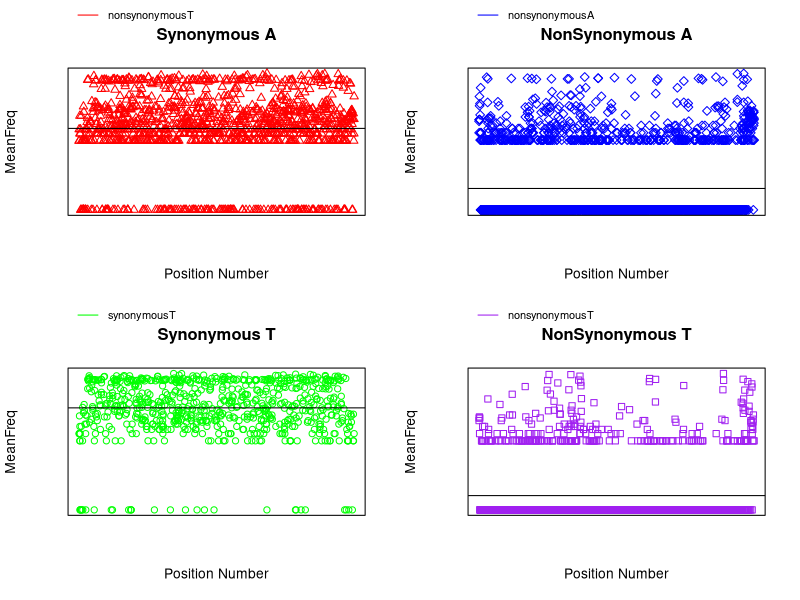
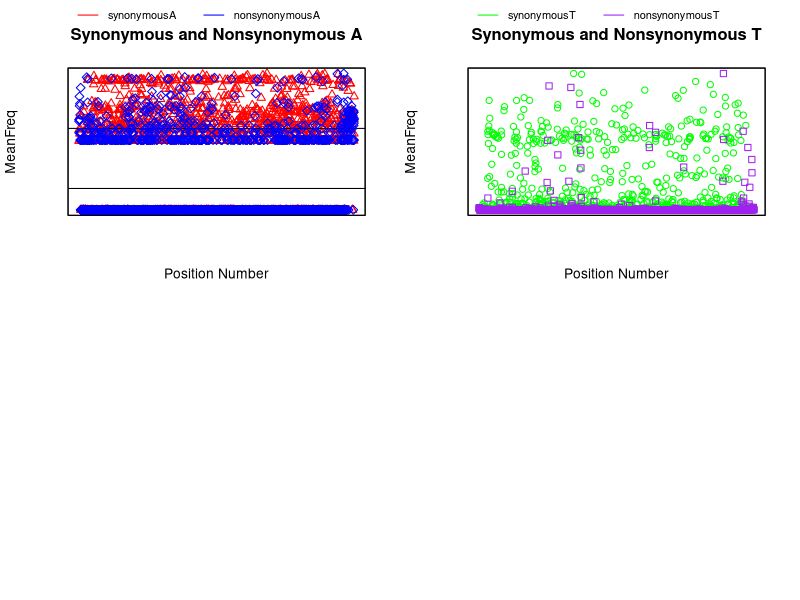

The R script that drew these images, in order: (Note: this script raises an error after producing the figures.)
Dengue<-read.csv("DengueVirus1.fasta_pruned.mu.trim05_DF.csv")

synonymous<-which(Dengue$TypeOfSite=='syn')

synonymousA<-subset(Dengue, wtnt=='a' & TypeOfSite=='syn')
synonymousT<-subset(Dengue, wtnt=='t' & TypeOfSite=='syn') 
synonymous<-rbind(synonymousA, synonymousT)
nonsynonymous<-which(Dengue$TypeOfSite=='nonsyn')

nonsynonymousA<-subset(Dengue, wtnt=='a' & TypeOfSite=='nonsyn')
nonsynonymousT<-subset(Dengue, wtnt=='t' & TypeOfSite=='nonsyn')
nonsynonymous<-rbind(nonsynonymousA, nonsynonymousT)

# hist(Dengue$makesCpG[synonymous],prob=TRUE,breaks=20,main="Synoymous Histogram", xlab= "CpG",ylab= "Number of CpG Sites",col= "black")
# hist(Dengue$makesCpG[nonsynonymous],prob=TRUE,breaks=20,main="Non-Synoymous Histogram", xlab= "CpG",ylab= "Number of CpG Sites",col= "red")
# 
# 
# hist(Dengue$MeanFreq[synonymous],
#      prob=TRUE,breaks=20,main="Synoymous Nonsynoymous Histogram", 
#      xlab= "Mean Frequency",ylab= "Mutation Frequency",col= rgb(1,0,0,0.5))
# hist(Dengue$MeanFreq[nonsynonymous],
#      prob=TRUE,breaks=20,main="Non-Synoymous Histogram", 
#      xlab= "Mean Frequnecy",ylab= "Mutation Frequency",
#      col= rgb(0,0,1,0.5), add=TRUE)
# lines(density(Dengue$MeanFreq[synonymous]),col="red",lwd=2)
# lines(density(Dengue$MeanFreq[nonsynonymous]),col="blue",lwd=2)
# 
# 
# hist(nonsynonymousA$MeanFreq,
#      prob=TRUE,breaks=20,main="Synoymous Nonsynoymous Histogram", 
#      xlab= "Mean Frequency",ylab= "Mutation Frequency",col= rgb(1,0,0,0.5))
# hist(synonymousA$MeanFreq,
#      prob=TRUE,breaks=20,main="Non-Synoymous Histogram", 
#      xlab= "Mean Frequnecy",ylab= "Mutation Frequency",
#      col= rgb(0,0,1,0.5), add=TRUE)
# 
# hist(nonsynonymousT$MeanFreq,
#      prob=TRUE,breaks=20,main="Synoymous Nonsynoymous Histogram", 
#      xlab= "Mean Frequency",ylab= "Mutation Frequency",col= rgb(1,0,0,0.5))
# hist(synonymousT$MeanFreq,
#      prob=TRUE,breaks=20,main="Non-Synoymous Histogram", 
#      xlab= "Mean Frequnecy",ylab= "Mutation Frequency",
#      col= rgb(0,0,1,0.5), add=TRUE)
# plot(synonymousA$num,synonymousA$MeanFreq, col = "red")
# par(new=TRUE)
# plot(nonsynonymousA$num,nonsynonymousA$MeanFreq, col = "blue")
# par(new=TRUE)
# plot(synonymousT$num,synonymousT$MeanFreq, col = "green")
# par(new=TRUE)
# plot(nonsynonymousT$num,nonsynonymousT$MeanFreq, col = "purple")
# par(new=TRUE)
# plot(synonymous$num,synonymous$MeanFreq, col = "red")
# par(new=TRUE)
# plot(nonsynonymous$num,nonsynonymous$MeanFreq)

layout(matrix(c(1,2,3,4), 2, 2, byrow = TRUE))
plot(synonymousA$num,log10(synonymousA$MeanFreq+.000001), col = "red",xaxt="n", yaxt="n",xlab="Position Number", ylab="MeanFreq",main="Synonymous A", pch=2)
abline(h=mean(log10(synonymousA$MeanFreq+.000001)))
legend("topleft",inset=c(0,-0.45), legend=c
       ("nonsynonymousT"),col="red", horiz=TRUE, lty=1:1, cex=0.8,xpd=TRUE,bty='n')

plot(nonsynonymousA$num,log10(nonsynonymousA$MeanFreq+.000001), col = "blue",xaxt="n", yaxt="n",xlab="Position Number", ylab="MeanFreq",main="NonSynonymous A", pch = 5)
abline(h=mean(log10(nonsynonymousA$MeanFreq+.000001)))
legend("topleft",inset=c(0,-0.45), legend=c
       ("nonsynonymousA"),col="blue", horiz=TRUE, lty=1:1, cex=0.8,xpd=TRUE,bty='n')

plot(synonymousT$num,log10(synonymousT$MeanFreq+.000001), col = "green",xaxt="n", yaxt="n",xlab="Position Number", ylab="MeanFreq",main="Synonymous T")
abline(h=mean(log10(synonymousT$MeanFreq+.000001)))
legend("topleft",inset=c(0,-0.45), legend=c
       ("synonymousT"),col="green", horiz=TRUE, lty=1:1, cex=0.8,xpd=TRUE,bty='n')

plot(nonsynonymousT$num,log10(nonsynonymousT$MeanFreq+.000001), col = "purple",xaxt="n", yaxt="n",xlab="Position Number", ylab="MeanFreq",main="NonSynonymous T", pch=0)
abline(h=mean(log10(nonsynonymousT$MeanFreq+.000001)))
legend("topleft",inset=c(0,-0.45), legend=c
       ("nonsynonymousT"),col="purple", horiz=TRUE, lty=1:1, cex=0.8,xpd=TRUE,bty='n')




plot(synonymousA$num,log10(synonymousA$MeanFreq+.000001), 
     col = "red",xaxt="n", yaxt="n",xlab="", ylab="", pch=2)
abline(h=mean(log10(synonymousA$MeanFreq+.000001)))
par(new=TRUE)
plot(nonsynonymousA$num,log10(nonsynonymousA$MeanFreq+.000001), col = "blue",xaxt="n", yaxt="n",xlab="Position Number", ylab="MeanFreq",main="Synonymous and Nonsynonymous A", pch=5)
abline(h=mean(log10(nonsynonymousA$MeanFreq+.000001)))
legend("topleft",inset=c(0,-0.45), legend=c("synonymousA", "nonsynonymousA"),col=c("red", "blue"), horiz=TRUE, lty=1:1, cex=0.8,xpd=TRUE,bty='n')
plot(synonymousT$num,synonymousT$MeanFreq, col = "green",,xaxt="n", yaxt="n",xlab="", ylab="")
par(new=TRUE)
plot(nonsynonymousT$num,nonsynonymousT$MeanFreq, col = "purple",xaxt="n", yaxt="n",xlab="Position Number", ylab="MeanFreq",main="Synonymous and Nonsynonymous T", pch=0)
legend("topleft",inset=c(0,-0.45), legend=c("synonymousT", "nonsynonymousT"),col=c("green", "purple"), horiz=TRUE, lty=1:1, cex=0.8,xpd=TRUE,bty='n')

syn_Cpg<-Dengue$MeanFreq[synonymous]
nonsyn_Cpg<-Dengue$MeanFreq[nonsynonymous]
wilcox.test(syn_Cpg,nonsyn_Cpg)

